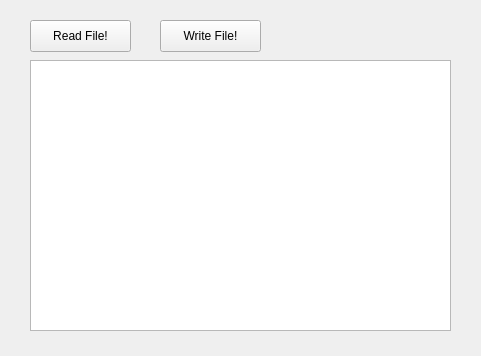
<?xml version="1.0" encoding="UTF-8"?>
<ui version="4.0">
 <class>MainWindow</class>
 <widget class="QMainWindow" name="MainWindow">
  <property name="geometry">
   <rect>
    <x>0</x>
    <y>0</y>
    <width>481</width>
    <height>356</height>
   </rect>
  </property>
  <property name="windowTitle">
   <string>MainWindow</string>
  </property>
  <widget class="QWidget" name="centralwidget">
   <widget class="QPushButton" name="pushButton_read">
    <property name="geometry">
     <rect>
      <x>30</x>
      <y>20</y>
      <width>101</width>
      <height>32</height>
     </rect>
    </property>
    <property name="text">
     <string>Read File!</string>
    </property>
   </widget>
   <widget class="QTextEdit" name="textEdit">
    <property name="geometry">
     <rect>
      <x>30</x>
      <y>60</y>
      <width>421</width>
      <height>271</height>
     </rect>
    </property>
   </widget>
   <widget class="QPushButton" name="pushButton_write">
    <property name="geometry">
     <rect>
      <x>160</x>
      <y>20</y>
      <width>101</width>
      <height>32</height>
     </rect>
    </property>
    <property name="text">
     <string>Write File!</string>
    </property>
   </widget>
  </widget>
 </widget>
 <resources/>
 <connections/>
</ui>
